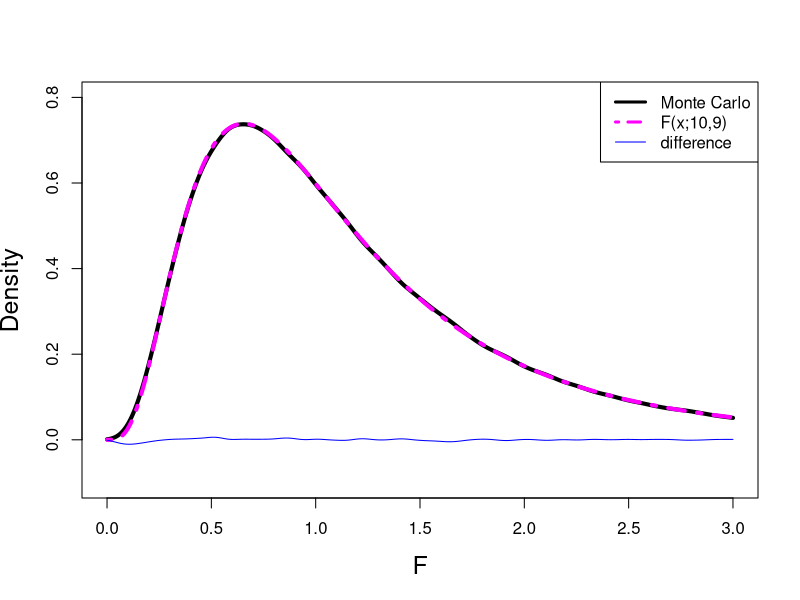

Write the R code that produced this figure.
print('file: MC-F-PDFs-VRTnormal.R')
# variance ratio test for sampling from normal PDFs (Monte Carlo simulation)
# purpose: Estimate PDF of F with Monte Carlo simulations under the assumption that
#          the samples stem from normal PDFs with different means, however, equal variances
set.seed(1953) # set seed for random number generators
m=11; n=10 #   sample sizes
my.Fsimulation=function(){ # generate random samples from discrete uniform PD
  z1=rnorm(m,mean=1,sd=1.5); z2=rnorm(n,mean=2,sd=1.5); F.stats = var(z1)/var(z2)}
Fstat.vector=replicate(1e6,my.Fsimulation())
out = density(Fstat.vector,from=0,to=3)  # note: specify the range for density estimation
xd = out$x; yd = out$y; yF = df(xd,df1=m-1,df2=n-1); d = yF-yd
sflag = 1
if(sflag == 1) {
  # png('VartestuniformPDnorm170704.png',width=16,height=16,units='cm',res=300)
  plot(xd,yd,type='l',xlim=c(0,3),ylim=c(-0.1,0.8),lwd=4,main='',xlab='F',
       ylab='Density',col='black',cex.lab=1.5)
  lines(xd,yF,col='magenta',lwd=4,lty=4)
  lines(xd,d,col='blue',lty=1)
  legend('topright',c('Monte Carlo','F(x;10,9)','difference'),lwd=c(3,3,1),
         col=c('black','magenta','blue'),lty=c(1,4,1))
  # dev.off()
}
